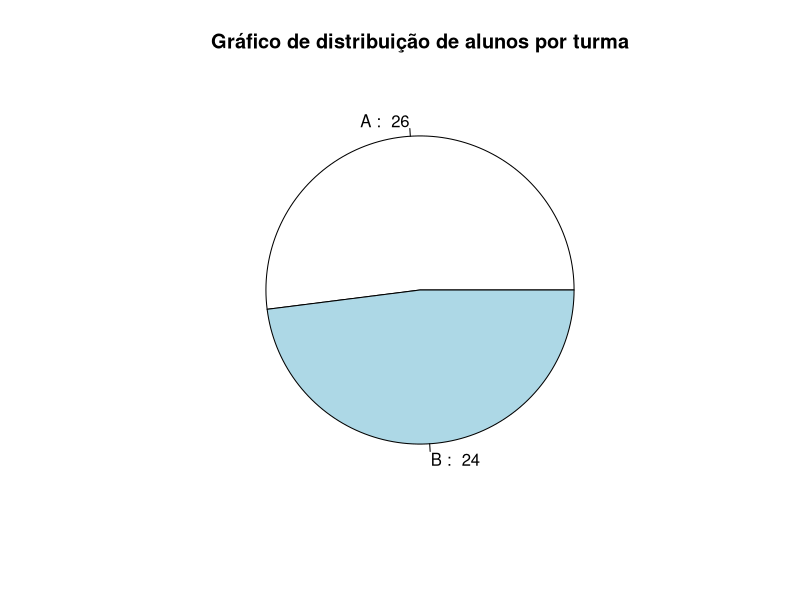
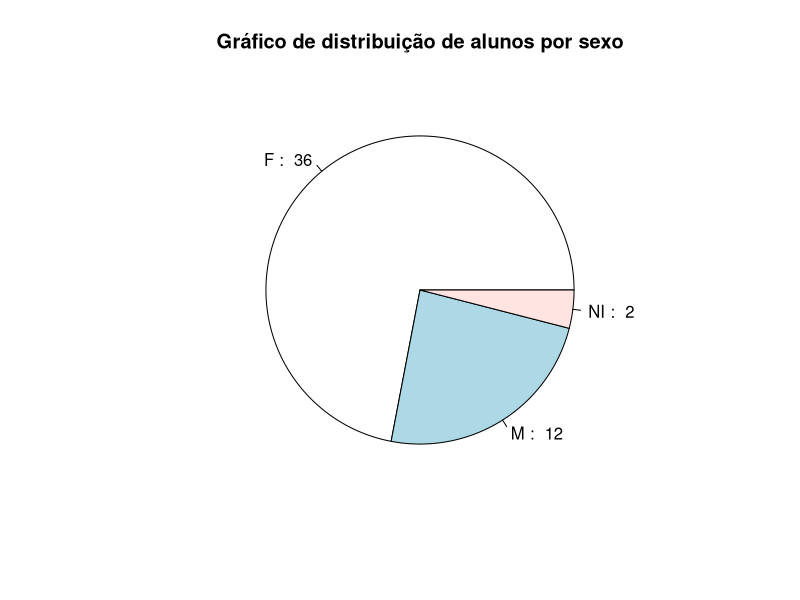
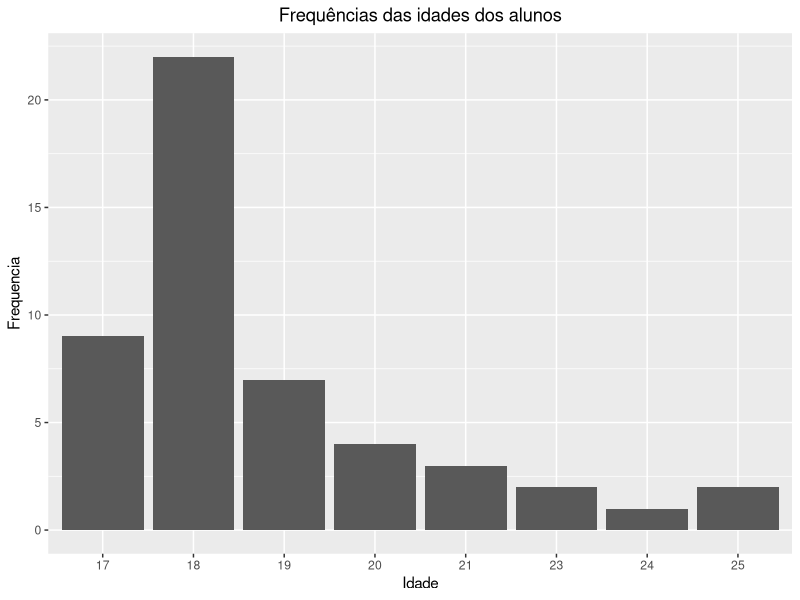
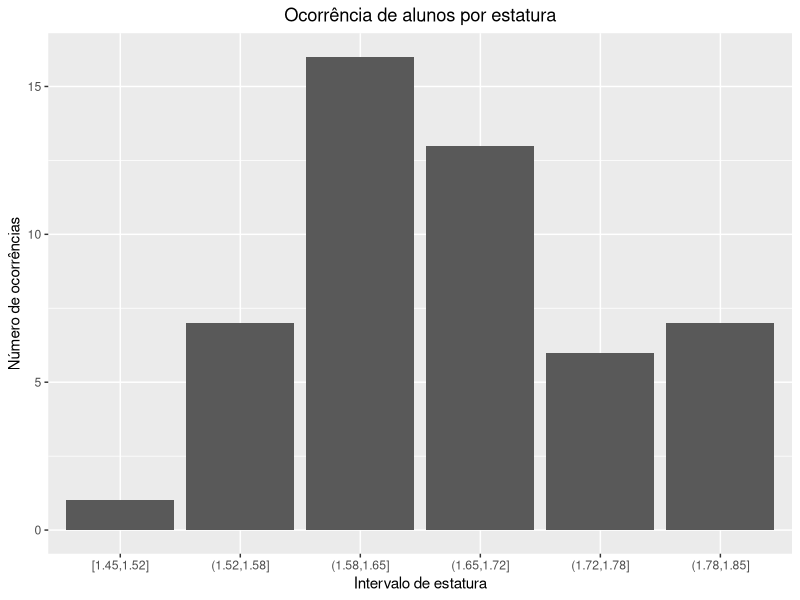
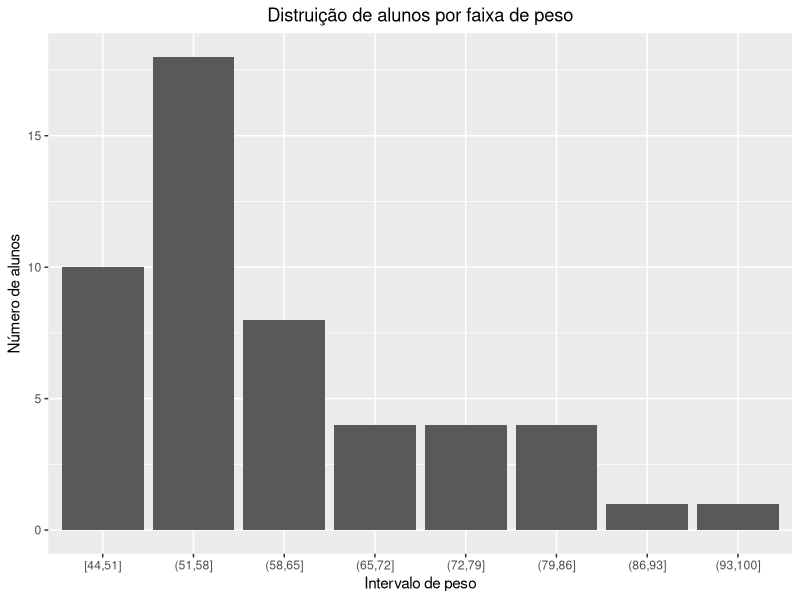
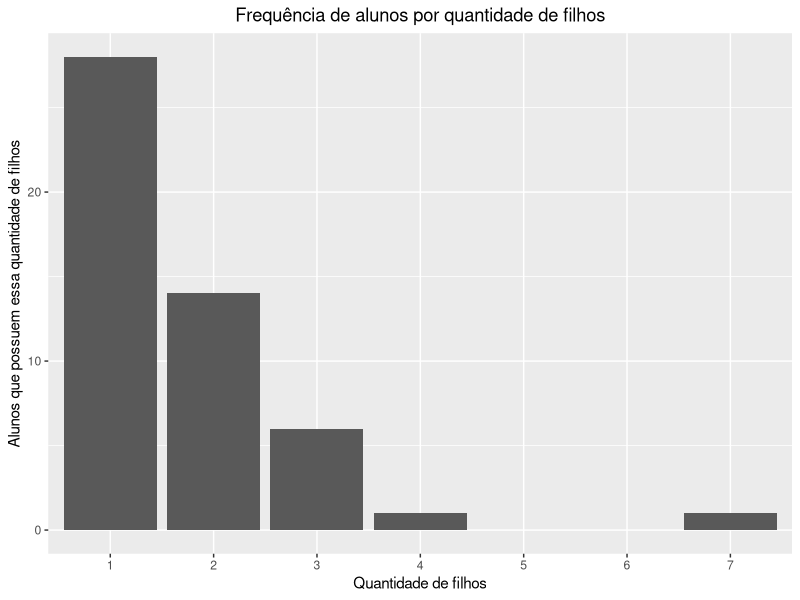
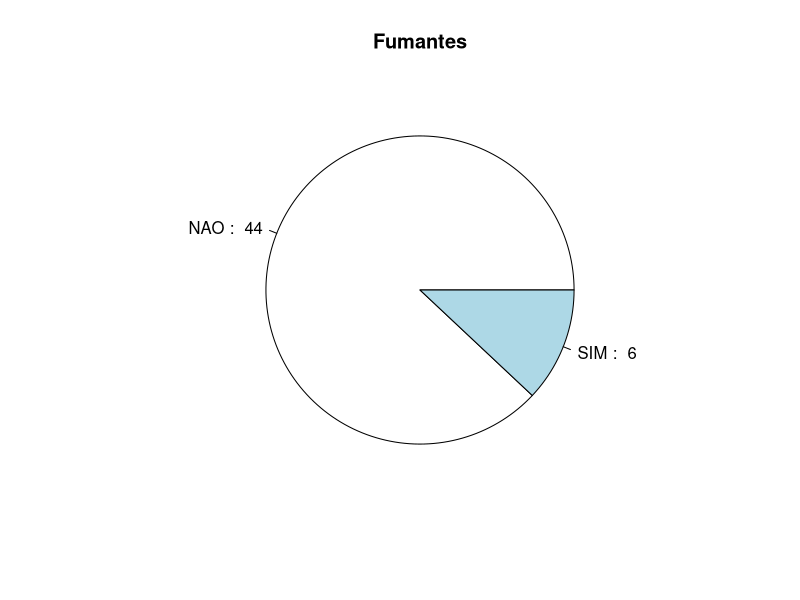
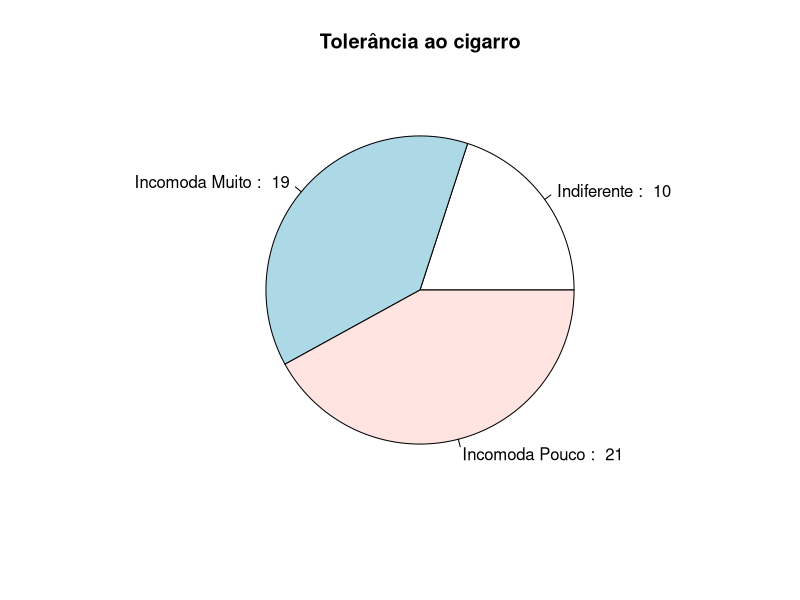

Source code (R) for these figures, in order:
#imports
library(ggplot2)


data <- read.csv("dados_estudantes.csv", sep = ';')


#Tabela turmas e gráfico de turmas
contagem_turmas = table(data$Turma)
contagem_turmas_table = data.frame(Turma = names(contagem_turmas), Frequencia = as.numeric(contagem_turmas))
pie(
  contagem_turmas_table$Frequencia,
  labels = paste(
    contagem_turmas_table$Turma, 
    ": ", 
    contagem_turmas_table$Frequencia
  ),
  main = "Gráfico de distribuição de alunos por turma"
)



#Tabela sexo gráfico sexo
contagem_sexo = table(data$Sexo)
contagem_sexo_table = data.frame(
  Sexo = names(contagem_sexo),
  Frenquencia = as.integer(contagem_sexo)
)
pie(
  contagem_sexo_table$Frenquencia,
  labels = paste(
    contagem_sexo_table$Sexo,
    ": ",
    contagem_sexo_table$Frenquencia
  ),
  main = "Gráfico de distribuição de alunos por sexo"
)


#Tabela de idade e gráfico de idade
contagem_idade = table(data$Idade)
contagem_idade_table = data.frame(
  Idade = names (contagem_idade),
  Frequencia = as.integer(contagem_idade)
)
idade_grafico = ggplot(
  contagem_idade_table,
  aes(
    x = Idade, 
    y = Frequencia
  )
)+ 
  geom_bar(stat = "identity") +
  labs(title = "Frequências das idades dos alunos") +
  theme(plot.title = element_text(hjust = 0.5))
print(idade_grafico)


#Tabela de altura e gráfico de altura
altura = data$Alt
n_classes = ceiling(log(length(altura), 2))
amplitude_de_classe = (max(altura) - min (altura))/n_classes
intervalos = seq(min(altura), max(altura), amplitude_de_classe)
classes = cut(altura, breaks = intervalos, include.lowest = TRUE)
tabela_classes = as.data.frame(table(classes))
plot_altura = ggplot(data = tabela_classes, aes(x = classes, y = Freq)) + 
  geom_bar(stat = "identity")+
  labs(title = "Ocorrência de alunos por estatura")+
  xlab("Intervalo de estatura")+
  ylab("Número de ocorrências")+
  theme(plot.title = element_text(hjust = 0.5))
print(plot_altura)


#Tabela de peso e gráfico de peso
peso = data$Peso
n_classes_peso = ceiling(sqrt(length(peso)))
amplitude_de_classe_peso = ceiling((max(peso) - min(peso)) / n_classes_peso)
intervalos_peso = seq(min(peso), max(peso) + amplitude_de_classe_peso, amplitude_de_classe_peso)
classes_peso = cut(peso, breaks = intervalos_peso, include.lowest = TRUE)
tabela_classes_peso = table(classes_peso)
classes_peso_data_frame = as.data.frame(tabela_classes_peso)
ggplot(classes_peso_data_frame, aes(classes_peso, Freq)) +
  geom_bar(stat = "identity")+
  labs(title = "Distruição de alunos por faixa de peso")+
  xlab("Intervalo de peso")+
  ylab("Número de alunos")+
  theme(plot.title = element_text(hjust = 0.5))


#Tabela de numero de filhos e gráfico de número de filhos
filhos = data$Filhos
filhos_factor_levels = min(filhos): max(filhos)
filhos_factor = factor(data$Filhos, levels = filhos_factor_levels)
filhos_table = table(filhos_factor)
filhos_data_frame = data.frame(
  "NumeroDeFilhos" = names(filhos_table),
  "Frequencia" = as.vector(filhos_table))

ggplot(
  filhos_data_frame,
  aes(
    x= filhos_data_frame$NumeroDeFilhos,
    y= filhos_data_frame$Frequencia
  )
)+
  geom_bar(stat = "identity")+
  labs(title = "Frequência de alunos por quantidade de filhos")+
  xlab("Quantidade de filhos")+
  ylab("Alunos que possuem essa quantidade de filhos")+
  theme(plot.title = element_text(hjust = 0.5))



#Tabela fumantes e gráfico fumantes
fumantes_table = table(data$Fuma)
fumantes_data_frame = data.frame(
  "Fuma" = names(fumantes_table),
  "Porcentagem" = as.vector(fumantes_table))

pie(
  fumantes_table,
  labels = paste(names(fumantes_table), ": ", fumantes_table),
  main = "Fumantes")



#Tabela toler e gráfico Toler
toler_table = data.frame(table(data$Toler))
colnames(toler_table) = c("Toler", "Frequencia")
toler_names_description = c("Indiferente", "Incomoda Muito", "Incomoda Pouco")
pie(
  table(data$Toler),
  main = "Tolerância ao cigarro",
  labels = paste(toler_names_description, ": ", table(data$Toler))
)



#Tabela exerc e gráfico exerc
exerc_table = table(data$Exerc)
exerc_data_frame = data.frame(exerc_table)
colnames(exerc_data_frame) = c("Horas de atividade física semanal", "Frequência")
exerc_plot = ggplot(
  exerc_data_frame,
  aes(
    x = `Horas de atividade física semanal`,
    y = Frequência
  )
)+ geom_bar(
  stat = "identity"
  )+
  xlab("Horas de atividade física semanal")+
  ylab("Contagem dos alunos")+
  labs(title = "Contagem de alunos por tempo de atividade física semanal (em horas)")
print(exerc_plot)
